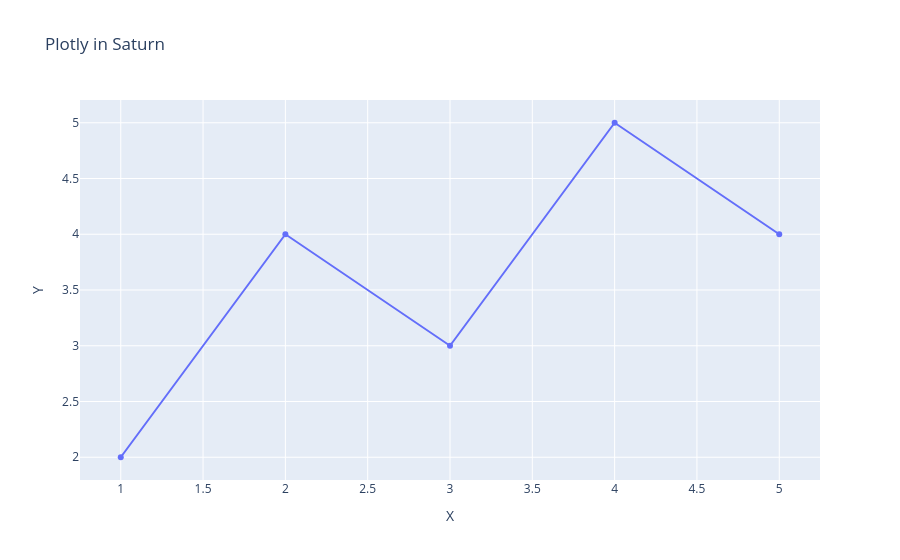

This figure's notebook cell:
### Markdown cell above
## 5.1 Plotly Charts
Run the cell below. You should see an interactive Plotly chart in a sandboxed iframe.

### Code cell
# Plotly test (requires: pip install plotly)
try:
    import plotly.graph_objects as go
    fig = go.Figure(data=go.Scatter(x=[1,2,3,4,5], y=[2,4,3,5,4], mode="lines+markers", name="Data"))
    fig.update_layout(title="Plotly in Saturn", xaxis_title="X", yaxis_title="Y")
    fig.show()
except ImportError:
    print("Plotly not installed. Run: pip install plotly")

### Figure 1 — Plotly figure (JSON) as saved in the notebook; plotly's stock layout.template omitted (floating-point values rounded to 4 significant figures)
{"data": [{"mode": "lines+markers", "name": "Data", "type": "scatter", "x": [1, 2, 3, 4, 5], "y": [2, 4, 3, 5, 4]}], "layout": {"title": {"text": "Plotly in Saturn"}, "xaxis": {"title": {"text": "X"}}, "yaxis": {"title": {"text": "Y"}}}}
